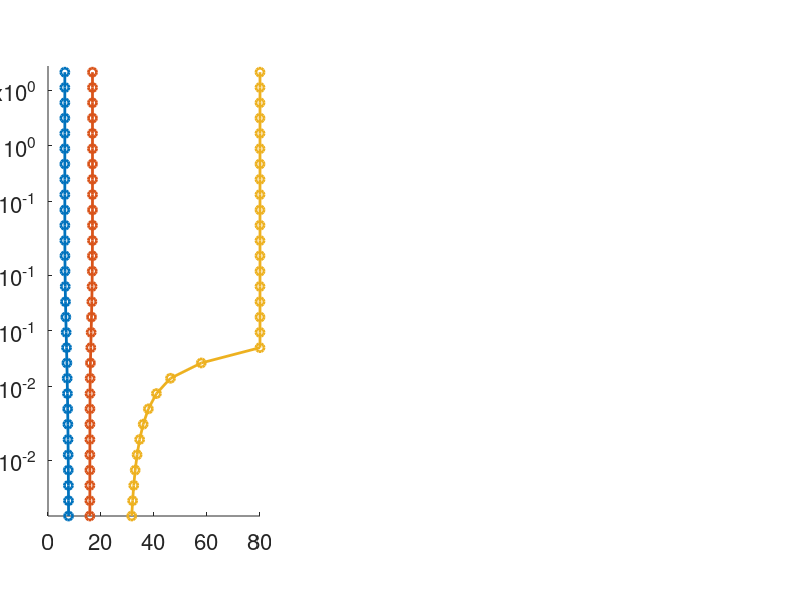

MATLAB code for this plot: (Note: this script raises an error after producing the figure.)
clear all;
close all;

set(0,'DefaultAxesFontSize',16);
set(0,'DefaultTextFontSize',16);

t_3={[7.76084288927374,15.7940313802469,31.5979748321400]
    [7.73375260584255,15.7950265546448,31.9309452143972]
    [7.70137351022424,15.7964561320519,32.3549289139727]
    [7.66279766208002,15.7985961465891,32.9019418636780]
    [7.61702707273527,15.8019394845587,33.6199780834783]
    [7.56300605612706,15.8073994533997,34.5847100413406]
    [7.49966962172720,15.8166866637651,35.9233575103761]
    [7.42598625279330,15.8330721866577,37.8692948514501]
    [7.34088016416310,15.8627853969838,40.9060589463721]
    [7.24267586995333,15.9170506264073,46.2344898922100]
    [7.12781898658942,16.0108471047909,57.8433598509488]
    [6.99535159907386,16.1409625533586,79.9950070927114]
    [6.85665307420957,16.2794873330986,79.9978876173358]
    [6.72197999183442,16.4141414201002,79.9980601227853]
    [6.60133447699546,16.5347794456424,79.9980859212791]
    [6.50347725395018,16.6326408398601,79.9982703141615]
    [6.43291904096762,16.7031890012851,79.9981143405138]
    [6.38862370905619,16.7475252524996,79.9986561558603]
    [6.36497137948259,16.7711403671647,79.9982647924321]
    [6.35460965513868,16.7814947952998,79.9961546564208]
    [6.35105453422351,16.7850824224277,79.9970060474511]
    [6.35014023429360,16.7859948074969,79.9972540845979]
    [6.34996021508466,16.7861441938496,79.9979069943517]
    [6.34994028460937,16.7861630407267,79.9977610720837]
    [6.34994951805379,16.7861835703751,79.9971988601123]
    [6.34994104926245,16.7861650820628,79.9987282215619]
    [6.34993975387080,16.7861630552452,79.9985005998957]
    [6.34993487645749,16.7861625426841,79.9985234483415]
    [6.34993980491040,16.7861653136945,79.9981237624295]
    [6.34993764541373,16.7861639685369,79.9981345905175]
    };

num_phi=length(t_3);
phi=exp(linspace(log(0.01),log(2.5),num_phi))';

t_4={[2.96730818321677e-07,8.28540421800300,16.5956844639180,32.7352788968788]
    [3.46434059908845e-07,8.30461232328828,16.5933807894389,33.1155322884709]
    [2.10636675121307e-06,8.32546545585310,16.5901104328158,33.5980070021914]
    [5.38317778829517e-07,8.34776026540745,16.5858365984228,34.2204976674461]
    [7.26992944478489,15.4783943931626,28.5293691047471,79.9999967455857]
    [7.27379056535160,15.5545940650108,29.0752877866235,79.9999968916476]
    [7.26745002996054,15.6360017108770,29.8103842040491,79.9999968999283]
    [7.24825991533098,15.7223702173587,30.8327520711313,79.9999967528895]
    [7.21212693417644,15.8120269215002,32.2885657897852,79.9999964803019]
    [7.15362022165062,15.9034420355352,34.3741406467339,79.9999960857858]
    [7.06766146336873,15.9999565123952,37.2109487814025,79.9999956509639]
    [6.95532610354979,16.1124327944952,40.4449164040747,79.9999949471697]
    [6.82828840579142,16.2444846409502,43.3693345804083,79.9999939227261]
    [6.70127821961212,16.3832732464593,45.8167304747788,79.9999922659403]
    [6.58653044913605,16.5116093586698,48.0392662037293,79.9999897065420]
    [6.49317236471839,16.6165746094940,50.2664050180449,79.9999840746085]
    [6.42593517948858,16.6924466992877,52.5713471745605,79.9999797359638]
    [6.38393515368935,16.7404426264387,54.9271827734617,79.9999696563261]
    [6.36188893294921,16.7665177949819,57.2804366881739,79.9999688073362]
    [6.35257291159605,16.7784691453119,59.5867052068835,79.9999445567934]
    [6.34968569105332,16.7830722753269,61.8053162993605,79.9998782614000]
    [6.34920912968430,16.7846393074535,63.9050457369025,79.9998334771763]
    [6.34933229022109,16.7852241098162,65.8610986086473,79.9997468274715]
    [6.34950314533787,16.7855242263643,67.6580545448741,79.9996566198249]
    [6.34963574258862,16.7856983862827,69.2875174456353,79.9995609571524]
    [6.34971154819492,16.7858326514969,70.7497374595310,79.9994317684711]
    [6.34976962162232,16.7859152814644,72.0482208996080,79.9994440009193]
    [6.34980916991584,16.7859765928950,73.1875959426739,79.9996453152790]
    [6.13415115692871,14.8699129141313,18.3325707188012,79.9959311825148]
    [6.16682259317904,15.0368239589109,18.2289818059521,79.9931247295028]
    };

t_5={[3.32183301215159e-07,8.22052342324777,16.4577338066798,29.6806364376134,79.9999933324704]
    [3.94049961779976e-07,8.22829659175537,16.4427171145856,29.6939301681687,79.9999947003034]
    [4.86750503357501e-07,8.23558358946370,16.4282708890034,29.7524989925735,79.9999956139531]
    [6.34366046627181e-07,8.24225174058115,16.4157798094478,29.8795096332234,79.9999963450047]
    [8.94292911492691e-07,8.24835167512116,16.4069131743305,30.1069111141061,79.9999966974753]
    [1.47405183087592e-06,8.25402999924956,16.4034161764587,30.4800213320390,79.9999969294322]
    [3.77818153807750e-06,8.25942324036876,16.4067482330130,31.0647850882973,79.9999969613154]
    [5.00319899515761,10.9498298444280,17.3678453314796,32.4197276875521,79.9999969718861]
    [5.48528028926228,11.5151390980495,17.6435939853994,34.0277375547916,79.9999967503373]
    [5.70621501796878,11.8981670222172,17.8823501376493,36.3092158457987,79.9999964269268]
    [5.80555213405185,12.2084271722883,18.1361736488951,39.3261475957232,79.9999960400134]
    [5.82436655384504,12.4659774531758,18.4127929455402,42.4915523986122,79.9999955911223]
    [6.76384399035636,16.1497174398676,34.3995890720783,56.7798630175495,79.9999976366054]
    [6.65272358661212,16.2996047016782,36.3902662638180,57.9988382975107,79.9999972742631]
    [6.54831069796641,16.4405538161389,38.1423593999037,58.9930329036596,79.9999966332651]
    [6.46364928338601,16.5617584525708,39.9118925712724,59.9481841727613,79.9999955544670]
    [5.30173392309218,12.6634426548424,19.1815279822563,52.9959878017138,79.9999779745752]
    [5.21535421709720,12.5223332436813,19.0742659211445,55.2333323357555,79.9999644676914]
    [5.18544297562430,12.3963427671587,18.9213798407165,57.5230116861258,79.9999434473288]
    [5.21427916042931,12.3129215853651,18.7512720233906,59.7803938078302,79.9999151367711]
    [5.29329928912242,12.2967314013163,18.5910846077675,61.9581956096377,79.9998865547904]
    [5.41485186195397,12.3981859531481,18.4750371638219,64.0247380141899,79.9998282383416]
    [5.58265415498731,12.7311568361335,18.4485523335902,65.9558200441738,79.9996873212452]
    [5.76579564798263,13.2824367355330,18.4826391161642,67.7329153098436,79.9998188692195]
    [5.90675492911795,13.8064399064051,18.4718342429180,69.3441490903957,79.9995285200474]
    [6.00783124889818,14.2326138154341,18.4035979453284,70.7905044750656,79.9994512211775]
    [6.08371510329791,14.5824017173375,18.3005516970131,72.0761344552655,79.9993260393754]
    [6.14277326392199,14.8780999651052,18.1803130230133,73.2107664459149,79.9994357113613]
    [6.18940100856178,15.1333017501507,18.0536162781802,74.1994714750313,79.9953490292137]
    [6.22628228387533,15.3557040912433,17.9270415369341,75.0644485564311,79.9994118141571]
    };

t_6={[3.02329311783312e-07,7.22423456902374,12.8514927697745,18.2591824869078,30.6524913831366,79.9999936603888]
    [3.50697950984979e-07,7.22317772367150,12.8731172348562,18.2873260716287,30.7267192289882,79.9999949182404]
    [4.17741492233553e-07,7.22225551811405,12.8984063075138,18.3192465948910,30.8512555008859,79.9999958435674]
    [5.14623555686851e-07,7.22188973808904,12.9286803249992,18.3563005217216,31.0492314742889,79.9999964872707]
    [6.62257106749737e-07,7.22270950913059,12.9659784349117,18.4008579757290,31.3542662498936,79.9999968606505]
    [9.12750146326262e-07,7.22551065483888,13.0132331407450,18.4567511783017,31.8166595203666,79.9999971139681]
    [1.42781095500660e-06,7.23120759301124,13.0745824841269,18.5299700319950,32.5130876070994,79.9999971823854]
    [3.02154190588244e-06,7.24098996118509,13.1563878723124,18.6303543704362,33.5634313936503,79.9999970470771]
    [5.14162292298573,10.8993795233608,17.0217293502689,28.4949061356927,49.3436535975839,79.9999979498941]
    [5.46160964184654,11.3495938103651,17.3212786156674,30.2364020882670,52.7165760283664,79.9999980363784]
    [5.58292697608068,11.6257553974716,17.5372646551613,31.9752335692771,54.7475585963284,79.9999980333490]
    [5.59604427677748,11.8159314327563,17.7376106022634,33.9373167715837,56.3359920209252,79.9999979325768]
    [5.53886664513213,11.9572918870668,17.9507257782255,35.9193932027112,57.6400725106986,79.9999977546104]
    [5.44037037243579,12.0705707019938,18.1855146293259,37.6915237657178,58.6884710365109,79.9999974051086]
    [5.32552412232956,12.1570637469353,18.4207446859719,39.2681689602450,59.5688293351409,79.9999967999815]
    [5.21423540742856,12.2011410863078,18.6095815604437,40.8329706662885,60.4102456237134,79.9999958178984]
    [5.12299547589737,12.1902196324983,18.7080511133515,42.5960247760262,61.3310535921601,79.9999942014655]
    [5.06910956852807,12.1379429557896,18.7077308263986,44.6656570694400,62.3900091474465,79.9999915654676]
    [5.06664901318835,12.0778127548117,18.6338629129339,46.9848600444202,63.5625614410703,79.9999879346476]
    [3.59999910340138,8.83994137172043,15.1395312727345,20.7060877849657,59.9164324677301,79.9995666953475]
    [3.73973613212434,8.74273750137191,15.0134037711986,20.2574310515426,62.0559178881186,79.9998835306135]
    [3.92418443518961,8.64808921717744,14.9398581885271,19.8554236822794,64.0897725148255,79.9998071672382]
    [4.12428173130753,8.53009639052728,14.9289311362559,19.4989194041120,65.9921295070035,79.9980037970899]
    [4.32107758534146,8.37404853143100,14.9867490043145,19.1879850585440,67.7516135440277,79.9986994581378]
    [4.50849028340034,8.18828849282185,15.1003887559162,18.9160989401107,69.3513355506476,79.9997866368559]
    [4.68809356102488,7.99649655901498,15.2415500022250,18.6730335677244,70.7946350847573,79.9991811996588]
    [4.86039062040018,7.81530114918129,15.3880446810338,18.4524307530542,72.0783034372343,79.9992099695369]
    [5.02341217571538,7.64953375813690,15.5300595803768,18.2520940580100,73.2108010844748,79.9993586107245]
    [5.17506125157740,7.49914912492821,15.6641836671317,18.0713562869393,74.2019234743582,79.9990706165010]
    [5.31415776868646,7.36322211772209,15.7890567052217,17.9094516535354,75.0642234131743,79.9991605110643]
    };


t_7={[2.86242721386044e-07,6.14939675608219,10.2747348528214,15.1550277396981,19.9441384345650,31.3802996453672,79.9999936647785]
    [3.26856990683614e-07,6.15180906648802,10.3107854432267,15.1744908185206,19.9969878390132,31.5027103829418,79.9999950117933]
    [3.80750919007524e-07,6.15574069347575,10.3524777910549,15.2011782989561,20.0635256700898,31.6854213195529,79.9999959077450]
    [4.56914111806679e-07,6.16242693552699,10.4020073668952,15.2387997737388,20.1506476232064,31.9569931193305,79.9999965920722]
    [5.66733161107245e-07,6.17422940939800,10.4644074608730,15.2944887464218,20.2724309390469,32.3637958172778,79.9999969622369]
    [7.37980766844532e-07,6.19619841325590,10.5513698616062,15.3837241164555,20.4607114888782,32.9874733079725,79.9999971910450]
    [1.03007070397091e-06,6.24368082786759,10.6991719739591,15.5523525078714,20.8147512912879,34.0081816381161,79.9999972433145]
    [2.52604923759017e-06,7.01821300500816,12.5877583558855,17.8657865778194,28.4299537898517,46.8852734707770,79.9999978627336]
    [2.05195766463944e-05,7.06334241551964,12.7626192248535,18.0677202238273,29.8551469173783,51.2057195846222,79.9999984187970]
    [3.84798575894344,8.80341133535722,14.0334430387959,18.9574938892103,31.5752833766705,53.9617999655425,79.9999981071048]
    [4.20960721491723,9.05255761333487,14.2750072878521,19.2040022960123,33.1938585236987,55.6164844998729,79.9999980825268]
    [4.29938882157577,9.15263826376703,14.4541761455084,19.4594328792809,35.1044243381471,57.0403567914255,79.9999979838482]
    [4.23655642726621,9.17209775516677,14.6221693076883,19.7757973290595,37.0628275044096,58.2689544499074,79.9999978001952]
    [4.07802500001526,9.14616267136619,14.7949795765709,20.1613048764029,38.8141125785337,59.2763272220107,79.9999974862931]
    [3.87188861158322,9.09445349158908,14.9588814966655,20.5592473875483,40.3323960058247,60.1110534936764,79.9999969449642]
    [3.66362762005923,9.01952329127740,15.0721704670884,20.8435024383795,41.7403790926317,60.8645778068508,79.9999960201482]
    [3.49660052292347,8.92407169422564,15.1033945151103,20.9155154988952,43.2495730854027,61.6550553758641,79.9999944413725]
    [3.40937316195213,8.82705173233899,15.0658325007513,20.7947377453827,45.0784486738512,62.5942557049131,79.9999917669940]
    [3.42081453462640,8.74771742468036,14.9957836339594,20.5588002714287,47.2545519497182,63.6966396364536,79.9999876324436]
    [3.52268610337618,8.68832335323523,14.9216269694099,20.2655953658985,49.6350123214187,64.8943706332154,79.9999267865996]
    [3.68981228717380,8.63637575514051,14.8621435495685,19.9478994685529,52.1000404486894,66.1313113454873,79.9999736765151]
    [3.89274997594633,8.57249858375635,14.8347844891270,19.6293371299929,54.5879843256676,67.3779364532892,79.9999528397054]
    [4.10538039012942,8.47598097281272,14.8575231235818,19.3287852712272,57.0542567739477,68.6130405558144,79.9999292921607]
    [4.31041492374406,8.33498361708003,14.9404110421951,19.0570988108813,59.4569410563827,69.8152853894008,79.9999277078021]
    [4.50298962090656,8.15977739198930,15.0720743747473,18.8138135706729,61.7577421088296,70.9661014825096,79.9998543827520]
    [4.68567710067796,7.97543143460978,15.2254683990396,18.5923133097370,63.9216164042122,72.0470282057442,79.9998093219296]
    [4.85974379249400,7.79947939246007,15.3799427031418,18.3882551371637,65.9281200160915,73.0480546646560,79.9997729048064]
    [5.02375774443248,7.63748084406158,15.5270925643507,18.2008706208134,67.7612600024487,73.9610073999821,79.9996039801027]
    [5.17589460578966,7.48980440504977,15.6644291984012,18.0303356791508,69.4147019221135,74.7833775750738,79.9996801394044]
    [5.31521454429540,7.35590042143461,15.7912564578341,17.8765196429198,70.8901971664095,75.5161362563168,79.9995575572871]
    };

t_8={[2.81396724158919e-07,5.83634478854956,9.64403088203333,14.1033662166661,18.1524883857716,24.7155042825260,34.1775898034826,79.9999942451741]
    [3.19679477243583e-07,5.82744025564583,9.65656088086022,14.1046796335258,18.1678982397784,24.7739835909835,34.4075663654759,79.9999952488886]
    [3.71573093771820e-07,5.82483365024052,9.68248679234915,14.1302731994022,18.2188884143121,24.9505323871724,34.8157321764738,79.9999961803109]
    [4.41201617411105e-07,5.83198957834738,9.72782677460905,14.1897680554421,18.3209534964930,25.3037495232162,35.5206474266962,79.9999967111143]
    [5.40401459493414e-07,5.85269471463465,9.79979393587801,14.2934765774474,18.4925684799739,25.9210124258721,36.7655677840059,79.9999971470625]
    [3.45544488802135e-06,5.89210227220500,9.90955853461389,14.4552227292860,18.7614828119493,26.9621532163159,39.1885689371627,79.9999871569347]
    [9.44070378844716e-07,5.95345780225640,10.0675663386853,14.6829016311063,19.1512519056468,28.6349309355907,44.4340493632218,79.9999977216819]
    [1.43602147523582e-06,5.99160283790607,10.1840008992611,14.8401741899736,19.4301035425626,30.0349325262454,49.7735337614098,79.9999979726949]
    [2.68533395377652e-06,6.00519727666430,10.2532330979369,14.9293907749804,19.5895298832283,31.0777768717443,52.6478544946581,79.9999980606956]
    [9.30994001669956e-06,6.01581864427148,10.3222150842709,15.0208435011358,19.7519484413889,32.2771593048551,54.5245373379431,79.9999984965387]
    [4.06583001970171,8.80829828277145,13.8934463800772,18.5534383310537,28.8524084823872,42.9938192574157,61.3309437345198,79.9999983958344]
    [4.18854708391626,8.93804792945924,14.1201601058444,18.8601479701639,30.7002273639998,45.6998432649139,62.7757544466192,79.9999984052611]
    [4.12593441399393,8.95127973638183,14.2763517803942,19.1333057162299,32.3415788291942,47.5208160091143,63.7226730914332,79.9999983714276]
    [3.95521643127912,8.90773668281028,14.4191949813743,19.4408454976583,33.7921066888930,48.8598132723295,64.4104405035039,79.9999982430963]
    [3.73563631888789,8.84336368598173,14.5638853331635,19.7827393240000,35.0282540953401,49.8904371445104,64.9364811330112,79.9999983986453]
    [3.52699997138577,8.78048690554983,14.6998681720209,20.1050857405172,36.1422157057161,50.7639496544009,65.3805823431893,79.9999976452483]
    [3.38002446882204,8.72756724365234,14.8019213053705,20.3247028849524,37.3115195485716,51.6363428550216,65.8225813770807,79.9999969648786]
    [3.32305131272339,8.68346552653323,14.8497626814351,20.3809816409454,38.7920218743156,52.6865059732350,66.3521470364888,79.9999958896515]
    [3.36041382619619,8.64579774897796,14.8456400353030,20.2763747338992,40.7683105211552,54.0327877330820,67.0283427277448,79.9999942929250]
    [3.48078652510145,8.61455139848482,14.8149494995609,20.0652599466918,43.1120963418208,55.5988253009922,67.8132233812579,79.9999918480093]
    [3.66136859168404,8.58269715849523,14.7858346898906,19.8015856964010,45.6116330884786,57.2595133643652,68.6450875796654,79.9999903829915]
    [3.06358604941233,7.34821671085005,12.1844936097465,16.6767051211199,21.2093935826623,54.7404305210453,67.4547681696149,79.9999753719209]
    [3.34320606840039,7.35664164392932,12.0827764851897,16.4663007331206,20.6536992513994,57.1693293712192,68.6715251762460,79.9996745564121]
    [3.64138544804423,7.37525463847932,12.0524310037119,16.3256720853649,20.1871685697478,59.5446151440246,69.8601188542959,79.9999209584981]
    [3.94275539110653,7.39035228073657,12.1492882049738,16.2759154918808,19.8174425533554,61.8240114674491,71.0000900111815,79.9998401634607]
    [4.26543693085927,7.41560305864309,12.6292216556071,16.3823769223507,19.5937406874675,63.9767890971245,72.0750939734073,79.9998321273045]
    [4.56649616727721,7.39969599635510,13.3323980827464,16.5478424049983,19.4240821379065,65.9715579389672,73.0703155896461,79.9997142552767]
    [4.80974795063714,7.33514670143341,13.8576416556680,16.6415291477275,19.2052240467250,67.7927173153714,73.9772030528696,79.9996766260586]
    [5.01646246087420,7.25637122787479,14.2645644513984,16.6930491927712,18.9698544686633,69.4368706600768,74.7945542265251,79.9995689407419]
    [5.19591043693544,7.17457054962870,14.6012427484421,16.7235746842244,18.7382114674480,70.9053570447005,75.5231832922683,79.9995017190633]
    };
t_vec={t_3,t_4,t_5,t_6,t_7,t_8};

num_phi=length(t_3);
num_t_vec=length(t_vec);
nk=0;

for k=1:num_t_vec
    nk=nk+1;
    if k==1
        fig = figure('Position', [20 20 1050 350], 'color', 'w');
    end
    if k==4
        fig = figure('Position', [20 20 1050 350], 'color', 'w');
        nk=1;
    end
    subplot('Position',[0.06+0.31*(nk-1),0.14,0.265,0.75]);

    t_best=t_vec{k};
    n_s=length(t_best{1,1});
    p=zeros(num_phi,n_s);
    for i = 1:num_phi
        p(i,:)= t_best{i};
    end
    hold on;
    
    for j=1:n_s
        plot(p(:,j),phi,'-o','MarkerSize',6,'LineWidth',2.0);

    end
    hold off;
    set(gca,'YScale','log');

    yticks=([0.01, 0.02, 0.05, 0.1, 0.2, 0.5,1,2]);
    ylim(log(exp([phi(1),phi(end)+0.2])));
    set(gca, 'YTick', yticks);
    ytickformat('%.2f');
    xticks([0 20 40 60 80])
    xlim([-1,81]);
    xlabel('$t$','Interpreter','latex');

    if k==1
        ylabel('$\log(\phi)$','Interpreter','latex');
    end
    if k==3
        print('Fig7_1','-dpng','-r300')
    end
    if k==4
        ylabel('$\log(\phi)$','Interpreter','latex');
    end
    if k==6
        print('Fig7_2','-dpng','-r300')
    end
end



